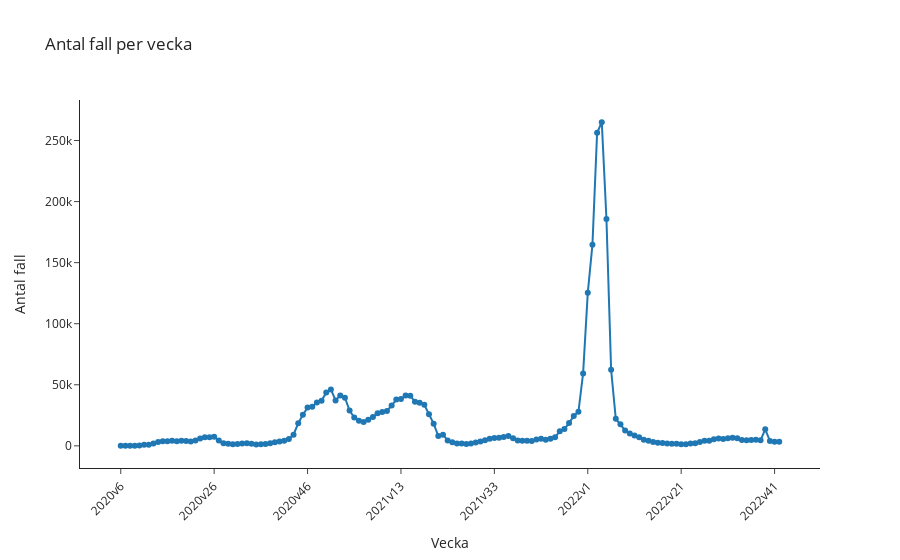

The code cell stored with this chart in its notebook:
### Markdown cell above
### Använd Plotly för att plotta antal fall per vecka

Jag har löst uppgiften såhär:
    
1. Skapa ett linjediagram som visar antal fall per vecka
2. Anpassa labels för axlarna
3. Justera x-axelns layout för att göra det mer läsbart
4. Spara diagrammet i en html fil

### Code cell
# d) Fall per vecka

# Skapa ett linjediagram för att visualisera antal fall per vecka
fig = px.line(veckodata_riket, 
              x='Vecka', y='Antal_fall_vecka', 
              title='Antal fall per vecka',
              labels={
                  'Vecka': 'Vecka', 
                  'Antal_fall_vecka': 'Antal fall'
              },
              template="simple_white",
              markers=True
)

# Uppdatera layouten för x-axeln för att göra diagrammet mer lättläst
fig.update_layout(
    xaxis = dict(
        tickangle=-45,
        tickmode='linear',
        dtick=20
    ))

# Spara diagrammet i en html fil
fig.write_html("Antal fall per vecka.html")

fig.show()

### Figure 1 — Plotly figure (JSON) as saved in the notebook; plotly's stock layout.template omitted (floating-point values rounded to 4 significant figures; data arrays with more than 128 entries replaced by an {"elided": "..."} marker saying what was removed)
{"data": [{"hovertemplate": "Vecka=%{x}<br>Antal fall=%{y}<extra></extra>", "legendgroup": "", "line": {"color": "#1F77B4", "dash": "solid"}, "marker": {"symbol": "circle"}, "mode": "markers+lines", "name": "", "orientation": "v", "showlegend": false, "type": "scatter", "x": {"elided": "142 str values"}, "xaxis": "x", "y": {"elided": "142 int values"}, "yaxis": "y"}], "layout": {"legend": {"tracegroupgap": 0}, "title": {"text": "Antal fall per vecka"}, "xaxis": {"anchor": "y", "domain": [0, 1], "dtick": 20, "tickangle": -45, "tickmode": "linear", "title": {"text": "Vecka"}}, "yaxis": {"anchor": "x", "domain": [0, 1], "title": {"text": "Antal fall"}}}}
